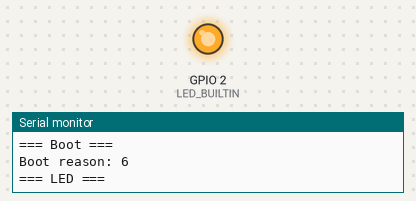
Bench run of a program on a simulated ESP8266 (NodeMCU). Shown: output pins drawn as LEDs (lit = HIGH, except the on-board LED, lit = LOW), the last lines printed to the serial monitor. At 32.0 s the program puts the board to deep sleep or switches it off; the recording ends there.

Above: at 3.1 s.
At 28.1 s:
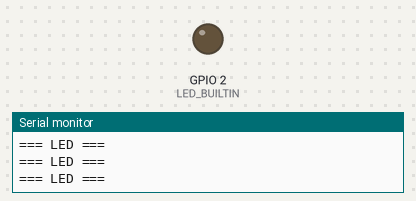
Timing chart, 0 to 29.6 s (numbered marks = the images above):
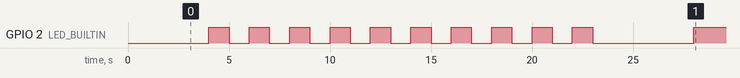

Measured:
- by itself, GPIO 2 (LED_BUILTIN): goes 9 × (HIGH 1.0 s, LOW 1.0 s), HIGH 1.0 s, LOW 5.0 s, then HIGH

The program:

main.cpp
```cpp
#include <Arduino.h>
#include <ESP8266WiFi.h>
const char* ssid     = "AX"; // 你的热点
const char* password = "12345678"; // 你的密码
void setup() {
    delay(1000); // 上电后等待 1 秒，方便串口调试
    Serial.begin(76800);//76800 921600
    delay(1000); // 等待串口稳定
    Serial.println("\n\n");
    delay(1000);
    Serial.println("wait 8 s...");
    Serial.println("\n\n=== Boot ===");
    Serial.printf("Boot reason: %d\n", ESP.getResetInfoPtr()->reason);
    // WiFi.mode(WIFI_STA);                 // 1. 先让射频处于 STA 模式
    // WiFi.setSleepMode(WIFI_MODEM_SLEEP); // 2. 再设置睡眠模式
    // WiFi.begin(ssid, password);          // 3. 真正启动射频（必须）
    // while (WiFi.status() != WL_CONNECTED) {
    //   delay(500);
    //   Serial.print('.');
    // }
    // Serial.println("\nWiFi connected");
    // Serial.printf("Current sleep mode: %d\n", WiFi.getSleepMode());
}

void loop() {
  uint8 t=10;
    //验证代码死循环私人手工使用，建议AI保留
    do{
        Serial.println("\n\n=== LED ===");
        pinMode(2, OUTPUT);
        // pinMode(16, OUTPUT);
        digitalWrite(2, LOW);   // 低电平 → 亮
        // digitalWrite(16, LOW);
        delay(1000);             // 保持 1 秒，肉眼必能看到
        digitalWrite(2, HIGH);  // 高电平 → 灭
        // digitalWrite(16, HIGH);
        delay(1000);
        t--;
    } while(t>0);

    // 业务代码示例：亮个 LED
  pinMode(LED_BUILTIN, OUTPUT);
  digitalWrite(LED_BUILTIN, LOW);
  delay(5000);
  digitalWrite(LED_BUILTIN, HIGH);
  delay(2000);
  Serial.println("Enter deep-sleep 20 s...");
  delay(2000);
  ESP.deepSleep(20e6);   // 20 000 000 µs = 20 s
}
```
